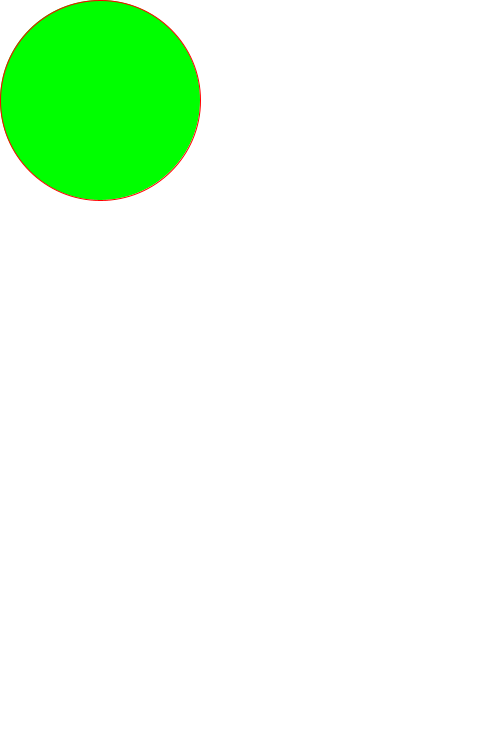
Frame 1 (no input)
Frame 60 (the mouse pressed at the canvas centre just before this capture): identical to frame 1, image omitted
Frame 120 (the mouse held since frame 60 and released just before this capture): identical to frame 1, image omitted

The Processing sketch that drew this single still picture (run headless with seeded random() and noise(); from frame 60 on, the mouse is pressed at the canvas centre):

// Processing sketch: sketch_2
// ── sketch_2.pde
//Fundamentals of our first Sketch
//Ellipse 
//
void setup(){
  size(500, 750);  
}
void draw(){
  //colors Channels Red Green Blue 
  background(255,255,255); 
  
  stroke(255,0,0);
  fill(0,255,0);
  strokeWeight(1);
  ellipse(100,100, 200, 200); // position x, y and width and height
  
  //make a composition with different ellipses
  //with different collors, size and position
}


//save image on sketchfolder if you press capital S
import java.util.Date;
void keyPressed() { 
  
  if (key == 'S') {// type to  save an image of your canvas
    println("Saving PNG...");
    Date d = new Date(); 
    String fileName = "output-"+ d.getTime() + ".png";
    save(fileName);
    exit();
  }
} 
